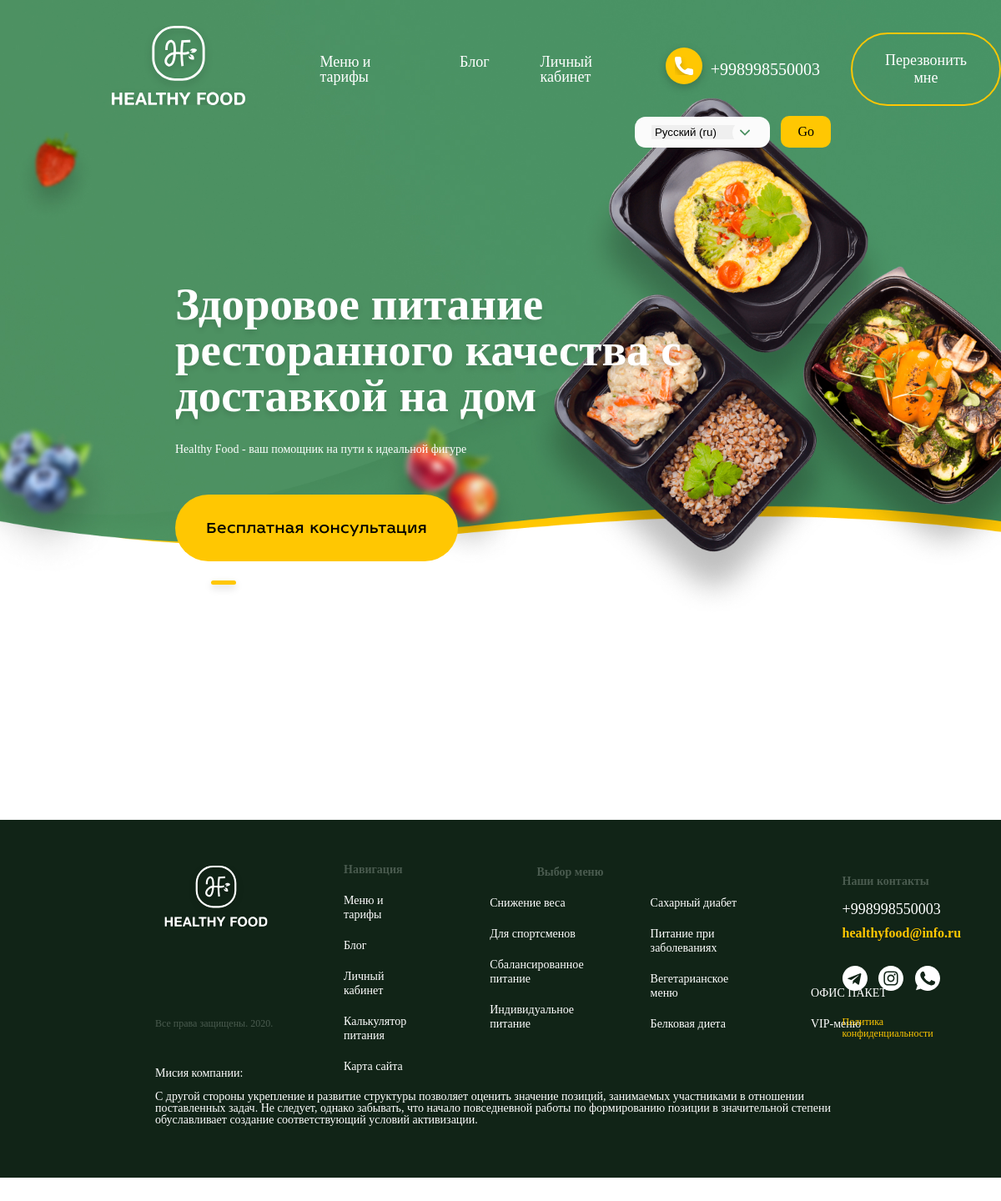
Screenshot of /blog/ with the database file from the repository.
### healthyfood/apps/main_page/models.py (models this page shows)
class HeaderSlider(models.Model):
    slider_header= models.CharField(("Обозначение о чем этот слайд"), max_length=50, null = True, blank = True)
    main_text = models.CharField(("Главный текст слайдера"), max_length=300)
    small_text = models.CharField(("Маленький текст слайдера"), max_length=200, null = True, blank = True)
    button = models.CharField( ("Текст кнопки"), max_length=50, null = True, blank = True)
    def __str__(self):
        return self.main_text
    class Meta:
        db_table = ''
        managed = True
        verbose_name = 'Слайд хедера'
        verbose_name_plural = 'Слайды хедера'

### healthyfood/apps/blog/views.py (the view)
# urls.py: path('blog/', views.BlogView.as_view(), name = 'blog'),
class BlogView(View):
    def get(self, request, *args, **kwargs):
        header_slider = HeaderSlider.objects.all()
        blog = Post.objects.all()
        print(header_slider)
        context = {
            'blog': blog,
            'header_slider': header_slider,
        }
        return render(request, 'blog/blog.html', context)

### healthyfood/templates/blog/blog.html (shortened to what this page needs)
{% extends "base.html" %}
{% load i18n  %}

### healthyfood/templates/include/header_slider.html
{% load static %}
{% load i18n %}
<div class="container">
    {% if header_slider%}
<div class="header__slider" id="slider-1">
     {% for a in header_slider%}
     <div class="header__slider__item">
        <h3>{{a.main_text}}</h3>
        {% if a.small_text %}
            <p>{{a.small_text}}</p>
        {% endif %}
        {% if a.button %}
            <a href="#popup" class="popup-link">
                <button class="header__slider__item__button"> {{a.button}} </button>
            </a>
        {% endif %}
    </div>
     {%endfor%}
</div>
 {% endif %}
</div>
</div>

### healthyfood/apps/main_page/static/style/css/style.css (style rules this page uses)
a { text-decoration: none; }
input, button, textarea { font-family: inherit; }
body { margin: 0; }
html { scroll-behavior: smooth; }
.container { padding: 0px 50px; padding-bottom: 168px; }
.header__slider { color: #ffffff; max-width: 696px; margin-left: 160px; }
.header__slider h3 { font-size: 55px; margin-bottom: 30px; margin-top: 160px; font-family: 'SourceSansPro-Bold'; text-shadow: 0px 4px 6px rgba(0, 0, 0, 0.12); }
.header__slider p { margin-top: 0; font-family: 'SourceSansPro-Regular'; }
.header__slider__item__button { color: #000000; background: #FFC702; border-radius: 53px; padding: 29px 37px; border: none; font-family: '2MASS J1808-Normal'; font-size: 16px; margin-top: 33px; }

### rows the page displays
HeaderSlider: main_text "Здоровое питание ресторанного качества с доставкой на дом", small_text "Healthy Food - ваш помощник на пути к идеальной фигуре", button "Бесплатная консультация"

### other values shown
form field language "Русский (ru)"
